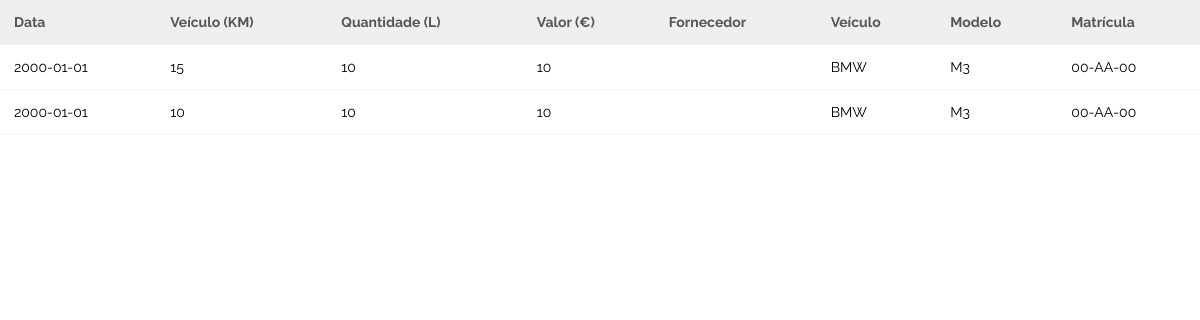
The app's page /abast.php (signed in), older data.
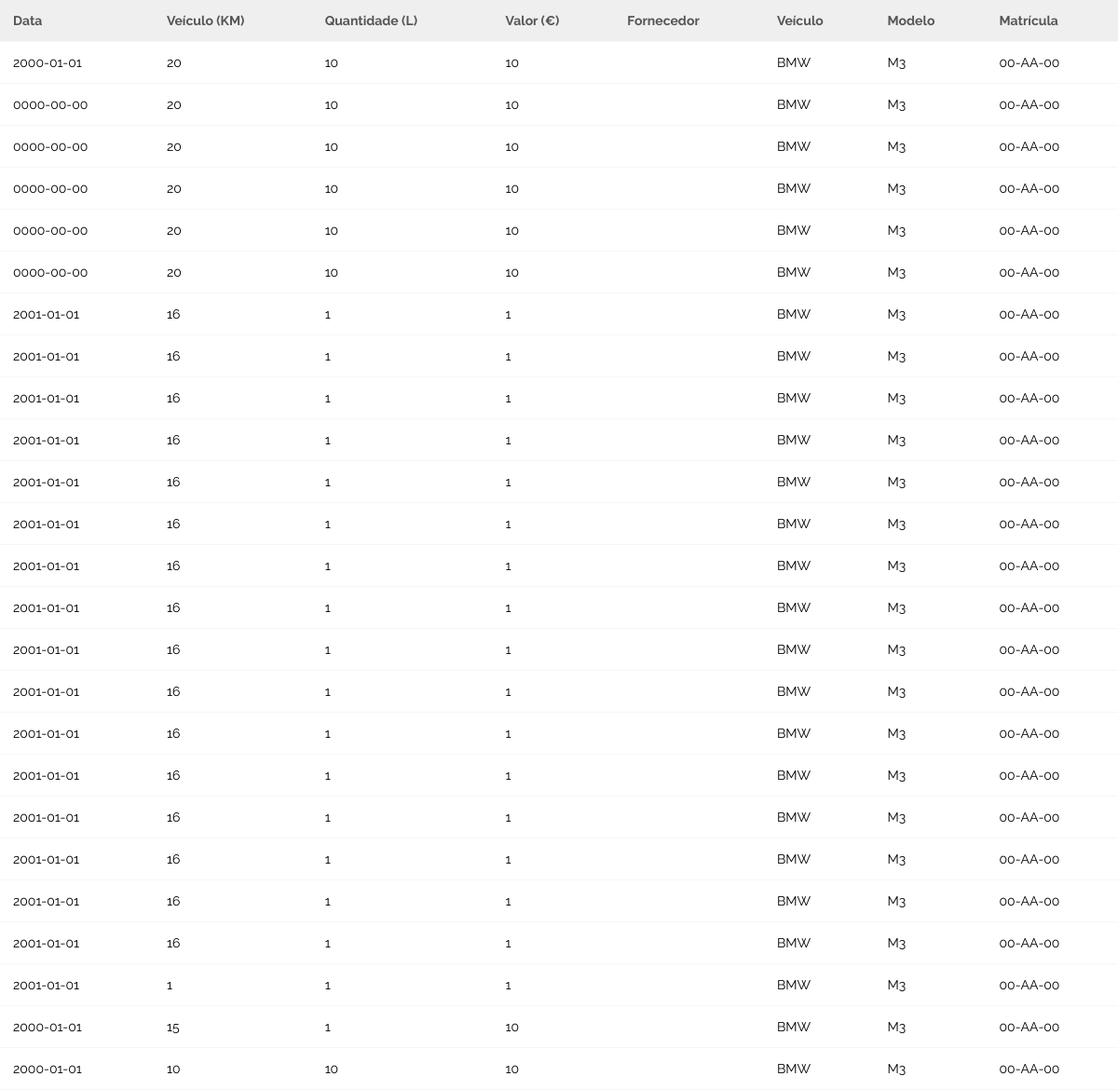
The same page, newer data.
### tables this page shows
CREATE TABLE `veiabast` (
  `CodVeiAbast` int(11) NOT NULL auto_increment,
  `Data` date default NULL,
  `Veiculo_Km` int(11) default NULL,
  `Quantidade` int(11) default NULL,
  `Valor` int(11) default NULL,
  `Notas` varchar(500) default NULL,
  `CodVei` int(11) default NULL,
  `CodForn` int(11) default NULL,
  `CodUser` int(11) default NULL,
  PRIMARY KEY  (`CodVeiAbast`),
  KEY `CodVei` (`CodVei`),
  KEY `CodForn` (`CodForn`),
  KEY `CodUser` (`CodUser`),
  CONSTRAINT `veiabast_ibfk_1` FOREIGN KEY (`CodVei`) REFERENCES `veiculos` (`codVei`),
  CONSTRAINT `veiabast_ibfk_2` FOREIGN KEY (`CodForn`) REFERENCES `fornecedores` (`CodForn`),
  CONSTRAINT `veiabast_ibfk_3` FOREIGN KEY (`CodUser`) REFERENCES `utilizador` (`CodUser`)
);

CREATE TABLE `veiculos` (
  `codVei` int(11) NOT NULL auto_increment,
  `Matricula` varchar(50) default NULL,
  `Marca` varchar(50) default NULL,
  `Modelo` varchar(50) default NULL,
  `cor` varchar(50) default NULL,
  `Ano` int(11) default NULL,
  `CodTipoC` int(11) default NULL,
  `CodTipoV` int(11) default NULL,
  PRIMARY KEY  (`codVei`),
  KEY `CodTipoC` (`CodTipoC`),
  KEY `CodTipoV` (`CodTipoV`),
  CONSTRAINT `veiculos_ibfk_1` FOREIGN KEY (`CodTipoC`) REFERENCES `tipocom` (`CodTipoC`),
  CONSTRAINT `veiculos_ibfk_2` FOREIGN KEY (`CodTipoV`) REFERENCES `tipovei` (`CodTipoV`)
);

### WEB/abast.php (the view, shortened to what this page needs)
<html>
  <head>
	<link rel="stylesheet" href="style.css" type="text/css" />
	</head>
<body>
<?php
$link = mysqli_connect("localhost", "root", "", "frotas");
$sql = "SELECT * FROM veiabast, utilizador, veiculos, fornecedores where veiabast.CodUser=utilizador.CodUser and veiabast.CodVei=veiculos.CodVei and veiabast.CodForn=fornecedores.CodForn and utilizador.CodUser=".$_SESSION['user'] . " ORDER BY CodVeiAbast DESC "  ;
if($result = mysqli_query($link, $sql)){
    if(mysqli_num_rows($result) > 0){
        echo "<table>";
            echo "<tr>";
                echo "<th>Data</th>";
                echo "<th>Veículo (KM)</th>";
                echo "<th>Quantidade (L)</th>";
				echo "<th>Valor (€)</th>";
				echo "<th>Fornecedor</th>";
				echo "<th>Veículo</th>";
				echo "<th>Modelo</th>";
				echo "<th>Matrícula</th>";
            echo "</tr>";
        while($row = mysqli_fetch_array($result)){
            echo "<tr>";
                echo "<td>" . $row['Data'] . "</td>";
                echo "<td>" . $row['Veiculo_Km'] . "</td>";
                echo "<td>" . $row['Quantidade'] . "</td>";
                echo "<td>" . $row['Valor'] . "</td>";
				echo "<td>" . $row['nomef'] . "</td>";
				echo "<td>" . $row['Marca'] . "</td>";
				echo "<td>" . $row['Modelo'] . "</td>";
				echo "<td>" . $row['Matricula'] . "</td>";
            echo "</tr>";
        }
        echo "</table>";
    } else{
        echo "No records matching your query were found.";
    }
} else{
    echo "ERROR: Could not able to execute $sql. " . mysqli_error($link);
}
?>
</body>
</html>

### WEB/style.css (style rules this page uses)
* { margin:0; padding:0; }
table { font-family: Verdana, Geneva, sans-serif; width: 100%; border-collapse: collapse; }
th, td { text-align: left; font-size: 14px; font-family: "Raleway"; border-bottom: solid #f9f5f5 1px; padding: 14px; }
td { text-align: left; }
tr:nth-child(even) { background-color: white }
th { background-color: #efefef; color: #555; ; }
body { display: flex; min-height: 100vh; flex-direction: column; }

Row changes from the older to the newer data that the page shows:
removed veiabast: Data "2000-01-01", Veiculo_Km "15", Quantidade "10", Valor "10", CodVei.Marca "BMW", CodVei.Modelo "M3", CodVei.Matricula "00-AA-00"
added veiabast: Data "2000-01-01", Veiculo_Km "20", Quantidade "10", Valor "10", CodVei.Marca "BMW", CodVei.Modelo "M3", CodVei.Matricula "00-AA-00"
added veiabast: Data "0000-00-00", Veiculo_Km "20", Quantidade "10", Valor "10", CodVei.Marca "BMW", CodVei.Modelo "M3", CodVei.Matricula "00-AA-00"
added veiabast: Data "0000-00-00", Veiculo_Km "20", Quantidade "10", Valor "10", CodVei.Marca "BMW", CodVei.Modelo "M3", CodVei.Matricula "00-AA-00"
added veiabast: Data "0000-00-00", Veiculo_Km "20", Quantidade "10", Valor "10", CodVei.Marca "BMW", CodVei.Modelo "M3", CodVei.Matricula "00-AA-00"
added veiabast: Data "0000-00-00", Veiculo_Km "20", Quantidade "10", Valor "10", CodVei.Marca "BMW", CodVei.Modelo "M3", CodVei.Matricula "00-AA-00"
added veiabast: Data "0000-00-00", Veiculo_Km "20", Quantidade "10", Valor "10", CodVei.Marca "BMW", CodVei.Modelo "M3", CodVei.Matricula "00-AA-00"
added veiabast: Data "2001-01-01", Veiculo_Km "16", Quantidade "1", Valor "1", CodVei.Marca "BMW", CodVei.Modelo "M3", CodVei.Matricula "00-AA-00"
added veiabast: Data "2001-01-01", Veiculo_Km "16", Quantidade "1", Valor "1", CodVei.Marca "BMW", CodVei.Modelo "M3", CodVei.Matricula "00-AA-00"
added veiabast: Data "2001-01-01", Veiculo_Km "16", Quantidade "1", Valor "1", CodVei.Marca "BMW", CodVei.Modelo "M3", CodVei.Matricula "00-AA-00"
added veiabast: Data "2001-01-01", Veiculo_Km "16", Quantidade "1", Valor "1", CodVei.Marca "BMW", CodVei.Modelo "M3", CodVei.Matricula "00-AA-00"
added veiabast: Data "2001-01-01", Veiculo_Km "16", Quantidade "1", Valor "1", CodVei.Marca "BMW", CodVei.Modelo "M3", CodVei.Matricula "00-AA-00"
added veiabast: Data "2001-01-01", Veiculo_Km "16", Quantidade "1", Valor "1", CodVei.Marca "BMW", CodVei.Modelo "M3", CodVei.Matricula "00-AA-00"
added veiabast: Data "2001-01-01", Veiculo_Km "16", Quantidade "1", Valor "1", CodVei.Marca "BMW", CodVei.Modelo "M3", CodVei.Matricula "00-AA-00"
added veiabast: Data "2001-01-01", Veiculo_Km "16", Quantidade "1", Valor "1", CodVei.Marca "BMW", CodVei.Modelo "M3", CodVei.Matricula "00-AA-00"
added veiabast: Data "2001-01-01", Veiculo_Km "16", Quantidade "1", Valor "1", CodVei.Marca "BMW", CodVei.Modelo "M3", CodVei.Matricula "00-AA-00"
added veiabast: Data "2001-01-01", Veiculo_Km "16", Quantidade "1", Valor "1", CodVei.Marca "BMW", CodVei.Modelo "M3", CodVei.Matricula "00-AA-00"
added veiabast: Data "2001-01-01", Veiculo_Km "16", Quantidade "1", Valor "1", CodVei.Marca "BMW", CodVei.Modelo "M3", CodVei.Matricula "00-AA-00"
added veiabast: Data "2001-01-01", Veiculo_Km "16", Quantidade "1", Valor "1", CodVei.Marca "BMW", CodVei.Modelo "M3", CodVei.Matricula "00-AA-00"
added veiabast: Data "2001-01-01", Veiculo_Km "16", Quantidade "1", Valor "1", CodVei.Marca "BMW", CodVei.Modelo "M3", CodVei.Matricula "00-AA-00"
added veiabast: Data "2001-01-01", Veiculo_Km "16", Quantidade "1", Valor "1", CodVei.Marca "BMW", CodVei.Modelo "M3", CodVei.Matricula "00-AA-00"
added veiabast: Data "2001-01-01", Veiculo_Km "16", Quantidade "1", Valor "1", CodVei.Marca "BMW", CodVei.Modelo "M3", CodVei.Matricula "00-AA-00"
added veiabast: Data "2001-01-01", Veiculo_Km "16", Quantidade "1", Valor "1", CodVei.Marca "BMW", CodVei.Modelo "M3", CodVei.Matricula "00-AA-00"
added veiabast: Data "2001-01-01", Veiculo_Km "1", Quantidade "1", Valor "1", CodVei.Marca "BMW", CodVei.Modelo "M3", CodVei.Matricula "00-AA-00"
added veiabast: Data "2000-01-01", Veiculo_Km "15", Quantidade "1", Valor "10", CodVei.Marca "BMW", CodVei.Modelo "M3", CodVei.Matricula "00-AA-00"
